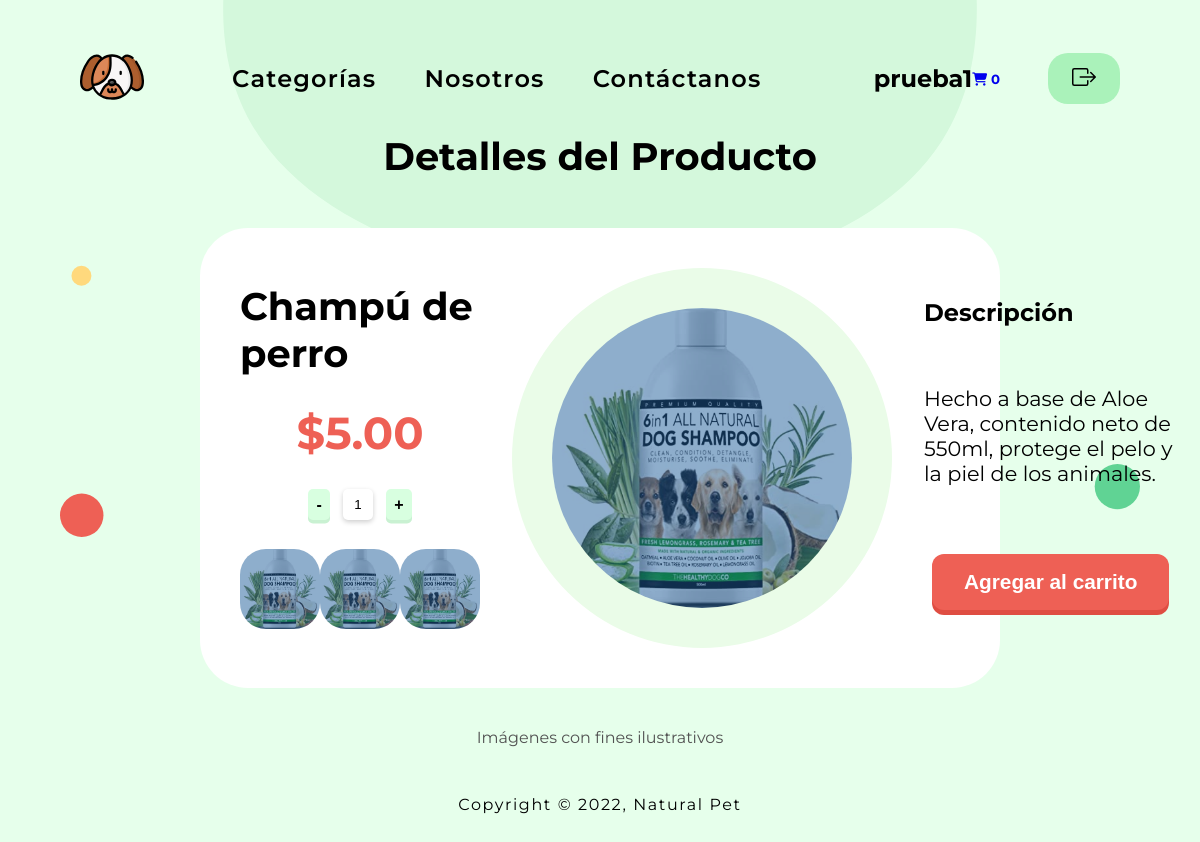
Page /paginas/producto6.php (signed in) on the committed database.
### tables this page shows
CREATE TABLE IF NOT EXISTS `productos` (
  `IDProducto` int(5) UNSIGNED ZEROFILL NOT NULL AUTO_INCREMENT,
  `IDCategoria` int(5) UNSIGNED ZEROFILL NOT NULL,
  `producto` varchar(250) NOT NULL,
  `descripcion` varchar(300) NOT NULL,
  `precio` double(10,2) NOT NULL,
  `imagen` varchar(255) NOT NULL,
  `href` varchar(255) NOT NULL,
  PRIMARY KEY (`IDProducto`),
  KEY `IDCategoria` (`IDCategoria`)
);

### paginas/producto6.php (the view, shortened to what this page needs)
<?php
    include ("../php/config.php");
?>
<!DOCTYPE html>
<html lang="en" class="bg-products">
<?php include ("../php/headproduct.php");?>
<body>
<?php include ("../php/headerproductos.php") ?>
    <main>
        <h1>Detalles del Producto</h1>
        <section class="producto">
            <?php
                    $sql = "SELECT * FROM productos WHERE IDCategoria = '00002' AND IDProducto = '00006' ";
                    $resul = mysqli_query($conn, $sql);
                    if (mysqli_num_rows($resul) > 0) {
                        while ($row = mysqli_fetch_array($resul)) {
            ?>
                <form method="POST" action="">
                    <div class="izq">
                        <h1><?php echo $row['producto']; ?></h1>
                        <p style="margin-bottom: 0rem;">$<?php echo $row['precio']; ?></p>
                        <div class="cantidad">
                            <input type="number" name="item_cantidad" min="1" max="100" value="1" readonly />
                        </div>
                        <div class="cajitas">
                            <a href=""><img src="../img/<?php echo $row['imagen']; ?>" alt=""></a>
                            <a href=""><img src="../img/<?php echo $row['imagen']; ?>" alt=""></a>
                            <a href=""><img src="../img/<?php echo $row['imagen']; ?>" alt=""></a>
                        </div>
                    </div>
                    <div class="cen">
                        <div class="circle">
                            <img src="../img/<?php echo $row['imagen']; ?>" alt="">
                        </div>
                    </div>
                    <div class="der">
                        <h2>Descripción</h2>
                        <p style="margin-bottom: 0;"><?php echo $row['descripcion']; ?></p>
                        <form action="" method="POST">
                        <div id="btnpro">
                            <input class="btn vermas" type="submit" name="agregar" value="Agregar al carrito">
                        </div>
                        </form>
                    </div>
                </form>
                <?php
                    }
                }
            ?>
        </section>
    </main>
    <div class="text1"><p>Imágenes con fines ilustrativos</p></div>
    <?php include ("../php/footer.php") ?>
</body>
</html>

### css/products.css (style rules this page uses)
* { margin: 0; padding: 0; }
:root { --color-primary: #ffffff; --color-secondary: #232323; --text-primary: #1f1f1f; --text-secondary: #707070; --bg-greendark: #D4F8DC; --bg-greenlight: #E6FFEB; }
a { text-decoration: none; }
html { background-color: var(--bg-greenlight); }
.bg-products { background-image: url(../svg/product.svg); background-repeat: no-repeat; background-size: 90%; background-position: top center; }
body { font-family: 'Montserrat'; }
main { display: flex; flex-direction: column; align-items: center; justify-content: center; margin-left: 15rem; margin-right: 15rem; }
main h1 { font-size: 2.4rem; margin-bottom: 1rem; }
main p { font-size: 1.3rem; margin-bottom: 2.5rem; }
.cantidad { display: flex; justify-content: center; }
.cantidad input { border: none; outline: none; padding: 0.5rem; border-radius: 5px; margin: 0 0.8rem !important; box-shadow: 0 2px 5px rgb(206, 206, 206); }
#btnpro { display: flex; justify-content: center }
.btn { border-radius: 12px; padding: 1rem 2rem; font-size: 1.3rem; text-decoration: none; margin: 0.5rem; color: #fff; position: relative; display: inline-block; border: none; }
.vermas { font-weight: 600; background-color: #EE6055; box-shadow: 0px 5px 0px 0px #df4d42; }
.producto { background-color: #ffffff; width: 100%; border-radius: 48px; display: flex; margin-top: 2rem; padding: 2.5rem; }
form { height: auto; width: 100%; display: flex; }
.izq { display: flex; flex-direction: column; justify-content: space-around; padding-right: 2rem; width: 100%; }
.izq p { color: #EE6055; font-size: 2.8rem; font-weight: bold; align-self: center; margin-bottom: 0rem; }
.izq h1 { align-self: center; margin: 0; }
.cen { display: flex; justify-content: center; align-items: center; width: 100%; }
.der { display: flex; flex-direction: column; justify-content: space-around; padding-left: 2rem; width: 100%; }
.cajitas { display: flex; justify-content: space-between; }
.cajitas img { border-radius: 26px; height: 5rem; width: 5rem; background-color: yellowgreen; }
.cen img { border-radius: 50%; height: 300px; left: 10px; top: 210px; width: 300px; }
.circle { display: flex; justify-content: center; align-items: center; background-color: #eafce8; border-radius: 50%; height: 380px; left: 10px; top: 210px; width: 380px; }
.text1 { display: flex; justify-content: center; align-items: center; margin-top: 2.5rem; color: rgb(82, 82, 82); }

### rows in the picture
productos: producto "Champú de perro", precio "5.00", imagen (picture), descripcion "Hecho a base de Aloe Vera, contenido neto de 550ml, protege el pelo y la piel de los animales."

### other values in the picture
$_SESSION['usuario'] "prueba1"
